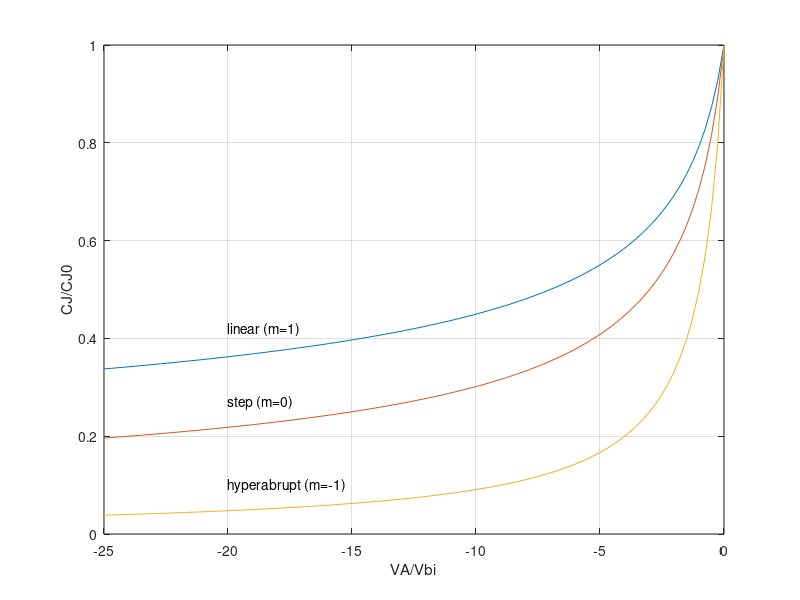

Reproduce this figure in MATLAB.
%Exercise 7.1...Normalized C-V curves

%Computation
clear
m=[1 0 -1];
s=1 ./(m+2);
x=linspace(-25,0);   %x=VA/Vbi
y=[];                %y=CJ/CJ0
for i=1:3,
y=[y;1 ./(1-x).^s(i)];
end

%Plot
close
plot(x,y,'-');  grid
axis([-25 0 0 1])
xlabel('VA/Vbi');  ylabel('CJ/CJ0')
text(-20,.42,'linear (m=1)')
text(-20,.27,'step (m=0)')
text(-20,.10,'hyperabrupt (m=-1)')
